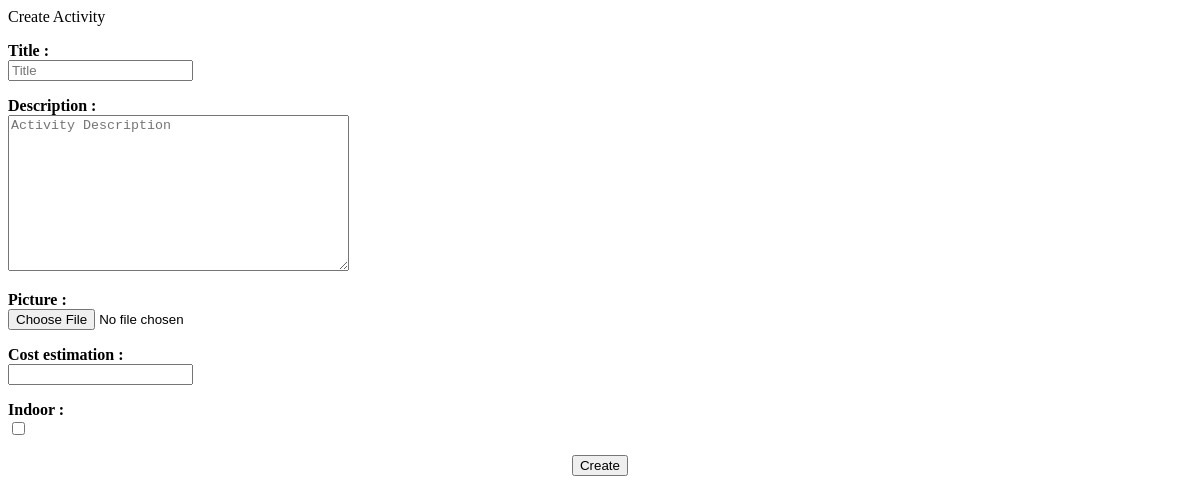
The app's page /create-activity/ (signed in), older data.
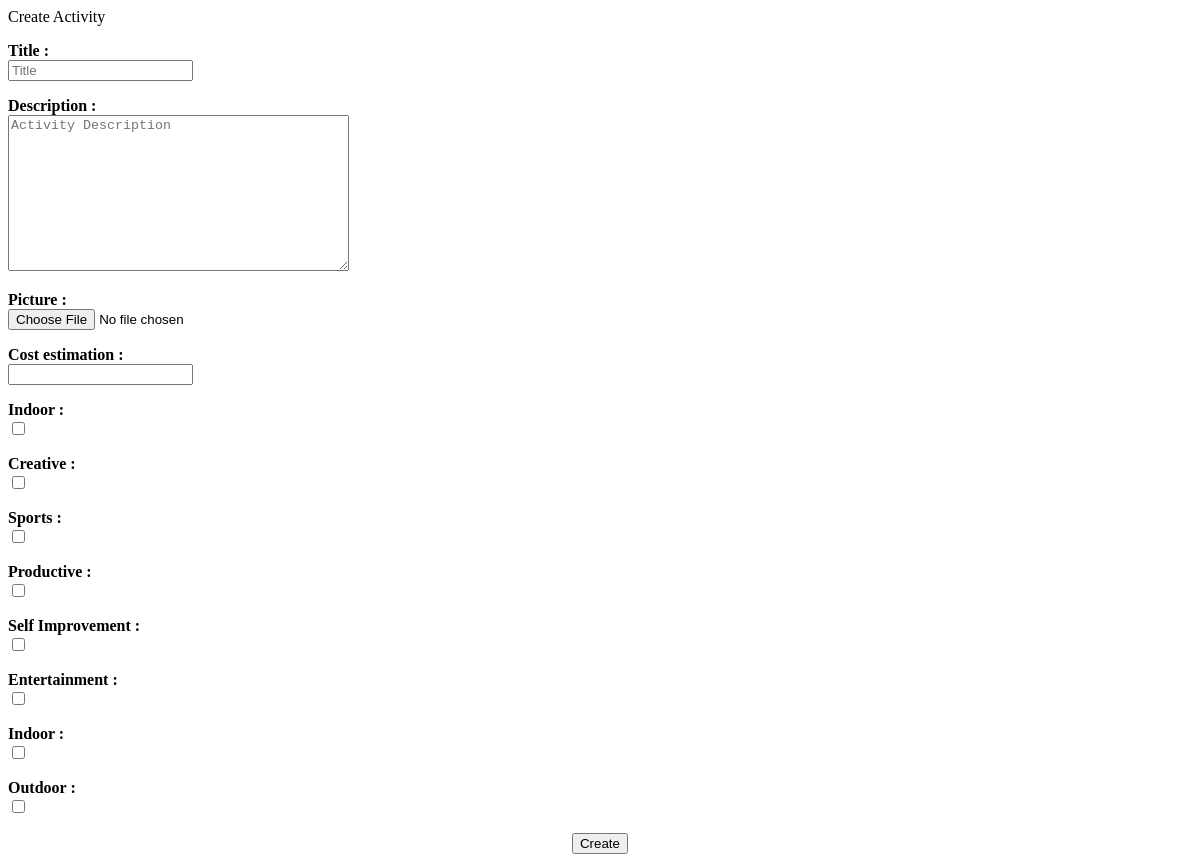
The same page, newer data.
### activity/models.py (models this page shows)
class Category(models.Model):
    name = models.CharField(max_length=100)
    def __str__(self):
        return self.name

### activity/views.py (the view, shortened to what this page needs)
# urls.py: path('create-activity/', activity_view.create_activity, name='create-activity'),
@login_required(login_url="/")
def create_activity(request):
    context = {}
    categories = Category.objects.all()
    context['form'] = NewActivityForm()
    context['categorychoose'] = ActivityCategoryForm(categories=categories)
    return render(request, "activity/createactivity.html", context)

### activity/forms.py
class NewActivityForm(forms.ModelForm):
    title = forms.CharField(required=True, widget=forms.TextInput(attrs={'placeholder': 'Title'}))
    indoor = forms.BooleanField(required=True)
    description = forms.CharField(required=True, max_length=200,
                                  widget=forms.Textarea(attrs={'placeholder': 'Activity Description'}))
    cost_estimation = forms.IntegerField(required=True)
    class Meta:
        model = Activity
        fields = ["title", "description", "picture", "cost_estimation"]

class ActivityCategoryForm(forms.Form):
    def __init__(self, *args, **kwargs):
        categories = kwargs.pop('categories')
        super(ActivityCategoryForm, self).__init__(*args, **kwargs)
        for i, category in enumerate(categories):
            self.fields["cat%s" % i] = forms.BooleanField(label=category, required=False)

### templates/activity/createactivity.html (shortened to what this page needs)
<!DOCTYPE html>
<html lang="en">
<head>
</head>
<body>
    Create Activity
    <form action="{% url 'create-activity' %}" method="post" enctype="multipart/form-data">
        {% for field in form %}
            <p>
                <b id="field">{{field.label}} : </b><br>
                <span>{{field}}</span>
            </p>
        {% endfor %}
        {% for field in categorychoose %}
            <p>
                <b id="field">{{field.label}} : </b><br>
                <span>{{field}}</span>
            </p>
        {% endfor %}
        <div style="text-align: center;">
            <input type="submit" value="Create" id="create">
        </div>
    </form>
</body>
</html>

Row changes from the older to the newer data that the page shows:
added Category: label "Creative"
added Category: label "Sports"
added Category: label "Productive"
added Category: label "Self Improvement"
added Category: label "Entertainment"
added Category: label "Indoor"
added Category: label "Outdoor"
